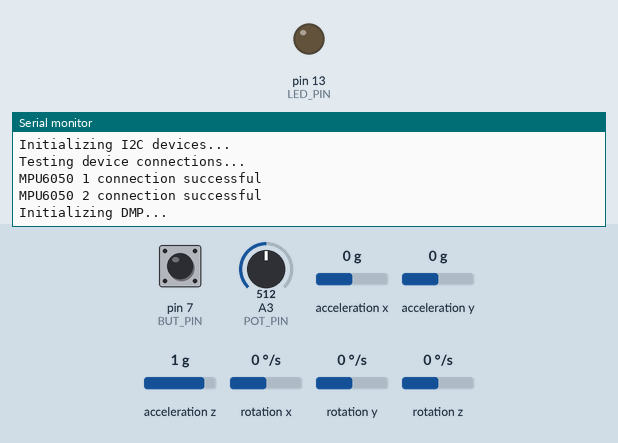
Simulated run of this sketch. Board: Arduino Uno, built with avr-gcc and run on an emulated ATmega328P. On the bench: output pins drawn as LEDs (lit = HIGH), the last lines printed to the serial monitor. The test bench sets the inputs (shaded band); at power-on: acceleration x 0 g, A3 (POT_PIN) = 512, pin 7 (BUT_PIN) LOW, acceleration y 0 g, acceleration z 1 g, rotation x 0 °/s, rotation y 0 °/s, rotation z 0 °/s.

Above: at 0.1 s.
2.3 s: acceleration x set to -1.4 g
At 3.1 s:
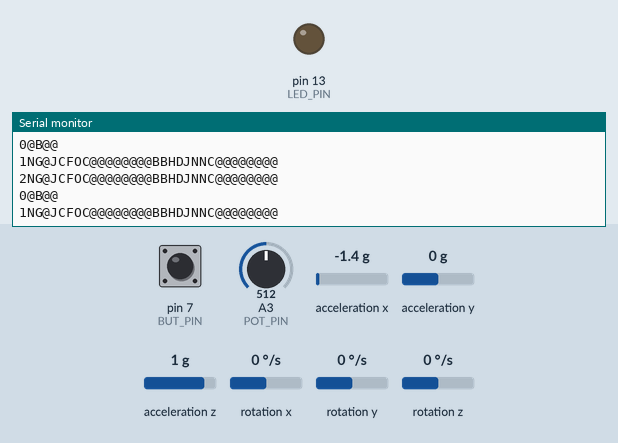
3.8 s: A3 (POT_PIN) set to 716
At 4.3 s:
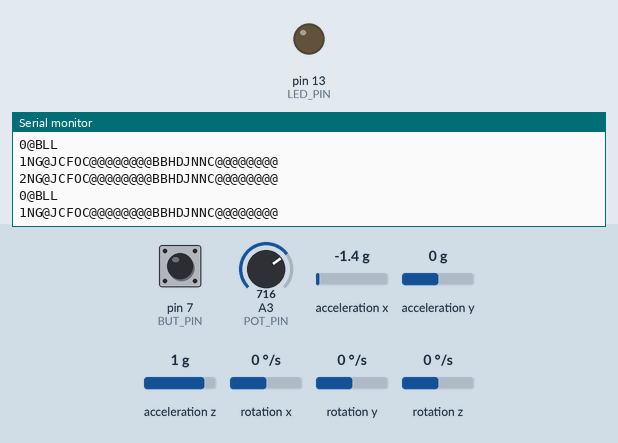
5.3 s: pin 7 (BUT_PIN) pulled HIGH for 0.15 s
6.9 s: acceleration y set to -1.4 g
At 7.9 s:
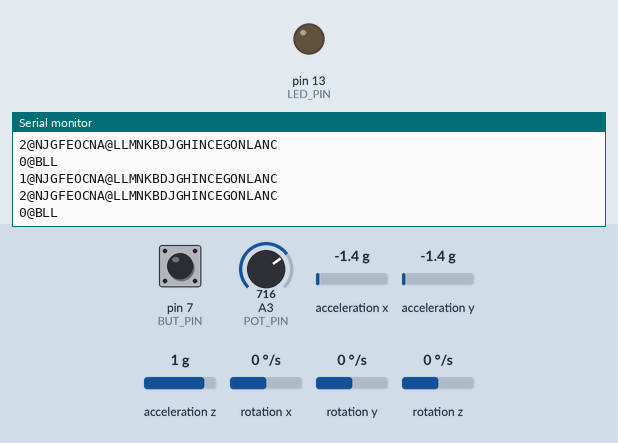
8.4 s: acceleration z set to -1.4 g
At 9.5 s:
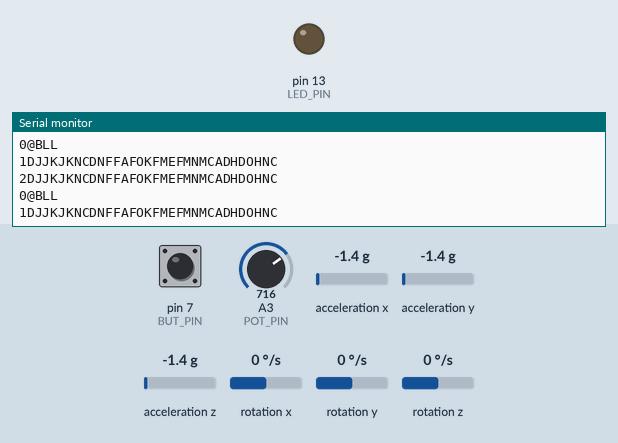
9.9 s: A3 (POT_PIN) set to 992
At 10.7 s:
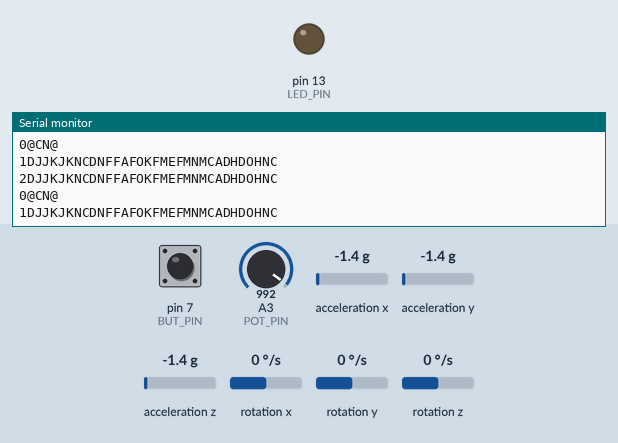

Measured:
- after the input at 2.3 s, the serial monitor: prints a new line at once (image 1)
- after the input at 3.8 s, the serial monitor: prints a new line at once (image 2)
- after the input at 6.9 s, the serial monitor: prints a new line at once (image 3)
- after the input at 8.4 s, the serial monitor: prints a new line at once (image 4)
- after the input at 9.9 s, the serial monitor: prints a new line at once (image 5)

The sketch:

MPU6050_Controller.ino
```cpp
#include "I2Cdev.h"
#include "MPU6050_6Axis_MotionApps20.h"
#include "Wire.h"

// class default I2C address is 0x68
// specific I2C addresses may be passed as a parameter here
// AD0 low = 0x68 (default for SparkFun breakout and InvenSense evaluation board)
// AD0 high = 0x69
MPU6050 mpu(0x68); // <-- use for AD0 high
MPU6050 mpu2(0x69);

#define POT_PIN A3
#define BUT_PIN 7
#define LED_PIN 13 // (Arduino is 13, Teensy is 11, Teensy++ is 6)

// MPU control/status vars
bool dmpReady = false;  // set true if DMP init was successful
uint8_t mpuIntStatus;   // holds actual interrupt status byte from MPU
uint8_t devStatus;      // return status after each device operation (0 = success, !0 = error)
uint16_t packetSize;    // expected DMP packet size (default is 42 bytes)
uint16_t fifoCount;     // count of all bytes currently in FIFO
uint8_t fifoBuffer[64]; // FIFO storage buffer


bool dmpReady2 = false;  // set true if DMP init was successful
uint8_t mpuIntStatus2;   // holds actual interrupt status byte from MPU
uint8_t devStatus2;      // return status after each device operation (0 = success, !0 = error)
uint16_t fifoCount2;     // count of all bytes currently in FIFO


// orientation/motion vars
Quaternion q;           // [w, x, y, z]         quaternion container


// ================================================================
// ===                      INITIAL SETUP                       ===
// ================================================================

void setup() {

    Wire.begin();
    Wire.setClock(400000); // 400kHz I2C clock. Comment this line if having compilation difficulties


    Serial.begin(115200);
    while (!Serial); // wait for Leonardo enumeration, others continue immediately

    // initialize device
    Serial.println(F("Initializing I2C devices..."));
    mpu.initialize();
    mpu2.initialize();

    // verify connection
    Serial.println(F("Testing device connections..."));
    Serial.println(mpu.testConnection() ? F("MPU6050 1 connection successful") : F("MPU6050 1 connection failed"));
    Serial.println(mpu2.testConnection() ? F("MPU6050 2 connection successful") : F("MPU6050 2 connection failed"));

    while (Serial.available() && Serial.read()); // empty buffer again

    // load and configure the DMP
    Serial.println(F("Initializing DMP..."));
    devStatus = mpu.dmpInitialize();
    devStatus2 = mpu2.dmpInitialize();

    mpu.setXGyroOffset(220);
    mpu.setYGyroOffset(76);
    mpu.setZGyroOffset(-85);
    mpu.setZAccelOffset(1788); // 1688 factory default for my test chip


    mpu2.setXGyroOffset(220);
    mpu2.setYGyroOffset(76);
    mpu2.setZGyroOffset(-85);
    mpu2.setZAccelOffset(1788); // 1688 factory default for my test chip


    if (devStatus == 0) {
        Serial.println(F("Enabling DMP..."));
        mpu.setDMPEnabled(true);
        Serial.println(F("Enabling interrupt detection (Arduino external interrupt 0)..."));
        mpuIntStatus = mpu.getIntStatus();
        Serial.println(F("DMP ready! Waiting for first interrupt..."));
        dmpReady = true;
        packetSize = mpu.dmpGetFIFOPacketSize();
    } else {
        // ERROR!
        // 1 = initial memory load failed
        // 2 = DMP configuration updates failed
        // (if it's going to break, usually the code will be 1)
        Serial.print(F("DMP Initialization failed (code "));
        Serial.print(devStatus);
        Serial.println(F(")"));
    }

    if (devStatus2 == 0) {
        Serial.println(F("Enabling DMP..."));
        mpu2.setDMPEnabled(true);
        Serial.println(F("Enabling interrupt detection (Arduino external interrupt 0)..."));
        mpuIntStatus2 = mpu2.getIntStatus();
        Serial.println(F("DMP ready! Waiting for first interrupt..."));
        dmpReady2 = true;
    } else {
        // ERROR!
        // 1 = initial memory load failed
        // 2 = DMP configuration updates failed
        // (if it's going to break, usually the code will be 1)
        Serial.print(F("DMP 2 Initialization failed (code "));
        Serial.print(devStatus2);
        Serial.println(F(")"));
    }

    // configure LED for output
    pinMode(LED_PIN, OUTPUT);
    pinMode(POT_PIN, INPUT);
    pinMode(BUT_PIN, INPUT);


}


// ================================================================
// ===                    MAIN PROGRAM LOOP                     ===
// ================================================================

void loop() {
    // if programming failed, don't try to do anything

    if (!dmpReady || !dmpReady2){
      Serial.println("DMP not ready!");
      return;
    }

    // get current FIFO count
    fifoCount = mpu.getFIFOCount();
    fifoCount2 = mpu2.getFIFOCount();

    if (fifoCount >= 1024) {
        mpu.resetFIFO();
        mpu2.resetFIFO();
        Serial.println(F("FIFO overflow!"));
    } else {
        // wait for correct available data length, should be a VERY short wait
        while (fifoCount < packetSize) fifoCount = mpu.getFIFOCount();
        while (fifoCount2 < packetSize) fifoCount2 = mpu2.getFIFOCount();

        // track FIFO count here in case there is > 1 packet available
        // (this lets us immediately read more without waiting for an interrupt)
        fifoCount -= packetSize;
        fifoCount2 -= packetSize;

        // Pot & But = 48
        // Upper MPU = 49
        // Lower MPU = 50

        // read a packet from FIFO

        mpu.getFIFOBytes(fifoBuffer, packetSize);
        sendQuat((byte)49, fifoBuffer);

        mpu2.getFIFOBytes(fifoBuffer, packetSize);
        sendQuat((byte)50, fifoBuffer);

        sendPotBut();
        Serial.flush();
    }

}

void sendPotBut(){
  short pot = analogRead(POT_PIN);

  byte low = (byte)(pot & 0x00FF);
  byte high = (byte)((pot >> 8) & 0x00FF);

  byte button = (byte)(digitalRead(BUT_PIN));

  high |= (byte)(button << 2);

  byte bytes[6] = { 48, (high >> 4) | 64, (high & 15) | 64 , (low >> 4) | 64, (low & 15) | 64 ,  10};

  //Serial.println("VVV");
  Serial.write(bytes,6);
  //Serial.println("AAA");
}

void sendQuat(byte header, uint8_t* fifo){
  mpu.dmpGetQuaternion(&q, fifo);
  float quat[4] = {q.w, q.x, q.y, q.z};
  byte bytes[34];
  bytes[ 0] = header;
  for (int i = 0; i < 4; i++){
    byte * b = (byte *) &quat[i];
    for (int j = 0; j < 4; j++){
      int k = (((i << 2) + j) << 1) + 1;
      bytes[k]     = (b[j] & 15) | 64;
      bytes[k + 1] = (b[j] >> 4) | 64;
    }
  }
  bytes[33] = 10;
  //Serial.println("VVV");
  Serial.write(bytes,34);
  //Serial.println("AAA");
}
```
